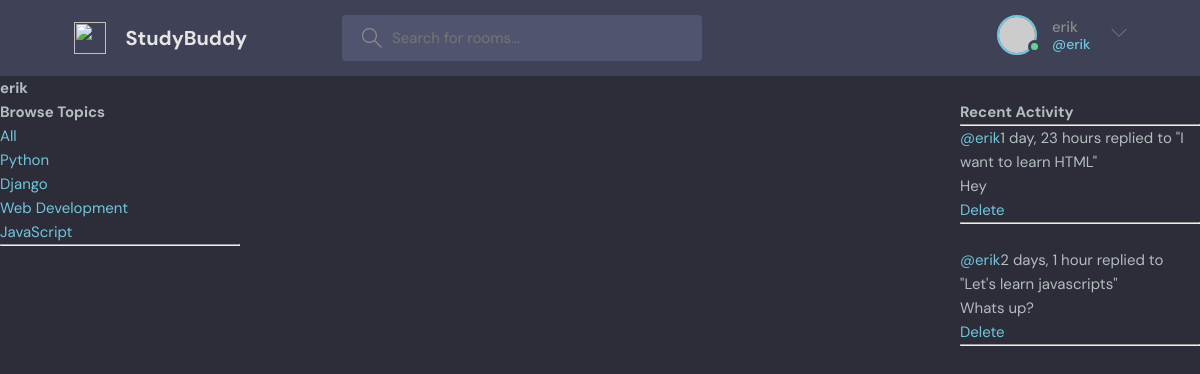
Page /profile/3/ (signed in) on the committed database.
### base/models.py (models this page shows, shortened)
class Topic(models.Model):
    name = models.CharField(max_length=200)

class Message(models.Model):
    user = models.ForeignKey(User, on_delete=models.CASCADE)
    room = models.ForeignKey(Room, on_delete=models.CASCADE)
    body = models.TextField()
    updated = models.DateTimeField(auto_now = True)
    created = models.DateTimeField(auto_now_add = True)
    class Meta:
        ordering = ['-updated', '-created']
    def __str__(self):
        return self.body[0:50]

class Room(models.Model):
    host = models.ForeignKey(User, on_delete=models.SET_NULL, null=True)
    topic = models.ForeignKey(Topic, on_delete=models.SET_NULL, null=True)
    name = models.CharField(max_length = 200)
    description = models.TextField(null = True, blank = True)
    participants = models.ManyToManyField(User, related_name='participants', blank=True)
    updated = models.DateTimeField(auto_now = True)
    created = models.DateTimeField(auto_now_add = True)
    def __str__(self):
        return self.name
    class Meta:
        ordering = ['-updated', '-created']

### base/views.py (the view)
# urls.py: path('profile/<str:pk>/', views.userProfile, name = 'user-profile'),
def userProfile(request, pk):
    user = User.objects.get(id=pk)
    rooms = user.room_set.all()
    room_messages = user.message_set.all()
    topics = Topic.objects.all()
    context = {'user' : user, 'rooms' : rooms, 'room_messages' : room_messages, 'topics' : topics}
    return render(request, 'base/profile.html', context)

### base/templates/base/profile.html (shortened to what this page needs)
{% extends 'main.html' %}
{% block content %}
<h1>{{user.username}}</h1>
<div class="profile-container">
  <div>{% include 'base/topics_component.html' %}</div>
  <div>{% include 'base/feed_component.html' %}</div>
  <div>{% include 'base/activity_component.html' %}</div>
</div>
{% endblock content %}

### templates/navbar.html (shortened to what this page needs)
<header class="header header--loggedIn">
  <div class="container">
    <a href="{% url 'home' %}" class="header__logo">
      <img src="assets/logo.svg" />
      <h1>StudyBuddy</h1>
    </a>
    <form class="header__search" method="GET" action="{% url 'home' %}">
      <label>
        <input name="q" placeholder="Search for rooms..." />
      </label>
    </form>
    <nav class="header__menu">
      {% if request.user.is_authenticated %}
      <div class="header__user">
        <a href="profile.html">
          <div class="avatar avatar--medium active">
            <img src="https://randomuser.me/api/portraits/men/37.jpg" />
          </div>
          <p>
            {{request.user.username}} <span>@{{request.user.username}}</span>
          </p>
        </a>
        <button class="dropdown-button">
          <svg
            version="1.1"
            xmlns="http://www.w3.org/2000/svg"
            width="32"
            height="32"
            viewBox="0 0 32 32"
          >
            <title>chevron-down</title>
            <path d="M16 21l-13-13h-3l16 16 16-16h-3l-13 13z"></path>
          </svg>
        </button>
      </div>
      {% else %}
      <a href="{% url 'login' %}">
        <img src="./assets/avatar.svg" />
        <p>Login</p>
      </a>
      {% endif %}
    </nav>
  </div>
</header>

### base/templates/base/topics_component.html
<h3>Browse Topics</h3>
<div>
  <a href="{% url 'home' %}">All</a>
</div>
{% for topic in topics %}
<div>
  <a href="{% url 'home' %}?q={{topic.name}}">{{topic.name}}</a>
</div>
{% endfor %}
<hr />

### base/templates/base/activity_component.html
<h3>Recent Activity</h3>
<hr />
{% for message in room_messages %}
<div>
  <small
    ><a href="{% url 'user-profile' message.user.id %}">@{{message.user}} </a
    >{{message.created | timesince}}</small
  >
  <small>replied to "{{message.room}}"</small>
  <p>{{message}}</p>
  {% if request.user == message.user %}
  <a href="{% url 'delete-message' message.id %}">Delete</a>
  <hr />
  {% endif%}
  <br />
</div>
{% endfor %}

### static/styles/style.css (style rules this page uses)
:root { --color-main: #71c6dd; --color-main-light: #e1f6fb; --color-dark: #3f4156; --color-dark-medium: #51546e; --color-dark-light: #696d97; --color-light: #e5e5e5; --color-gray: #8b8b8b; --color-light-gray: #b2bdbd; --color-bg: #2d2d39; --color-success: #5dd693; --color-error: #fc4b0b; }
* { font-family: "DM Sans", -apple-system, BlinkMacSystemFont, "Segoe UI", Roboto, Oxygen, Ubuntu, Cantarell, "Open Sans", "Helvetica Neue", sans-serif; margin: 0; padding: 0; box-sizing: border-box; text-rendering: optimizeLegibility; font-size: inherit; }
html { font-size: 56.25%; }
@media only screen and (min-width: 1200px) { html { font-size: 62.5%; } }
body { line-height: 1.6; font-weight: 400; font-size: 1.5rem; color: var(--color-light-gray); background-color: var(--color-bg); min-height: 100vh; }
img { width: 100%; }
a { display: inline-block; color: var(--color-main); text-decoration: none; }
.container { max-width: 120rem; width: 90%; margin: auto; }
.avatar { position: relative; display: inline-block; border-radius: 50%; border: 2px solid var(--color-main); }
.avatar img { display: block; border-radius: 50%; object-fit: cover; object-position: center; }
.avatar::after { content: ""; display: block; position: absolute; background-color: var(--color-gray); z-index: 111; border-radius: 50%; border: 0.3rem solid var(--color-dark); }
.avatar.active::after { background-color: var(--color-success); }
.avatar.avatar--medium img { width: 3.6rem; height: 3.6rem; border-radius: 50%; }
.avatar.avatar--medium:after { width: 0.7rem; height: 0.7rem; bottom: 0px; right: -6px; }
.header { padding: 1.5rem; background-color: var(--color-dark); }
.header > .container { display: flex; gap: 9.5rem; }
.header__logo, .header__user { display: flex; gap: 2rem; align-items: center; }
.header__logo > img { height: 3.2rem; width: 3.2rem; }
.header__logo > h1 { font-weight: 700; font-size: 2rem; color: var(--color-light); }
.header__search > label { background-color: var(--color-dark-medium); padding: 1.3rem 1rem; display: flex; align-items: center; gap: 1rem; border-radius: 4px; }
.header__search svg { fill: var(--color-gray); width: 2rem; height: 2rem; margin-left: 1rem; }
.header__search input { width: 30rem; background: transparent; border: none; outline: none; color: var(--color-light); }
.header__menu { margin-left: auto; position: relative; }
.header__menu a { display: flex; gap: 1.5rem; align-items: center; font-weight: 500; text-decoration: none; color: var(--color-gray); }
.header__menu img { height: 3.6rem; }
.header__menu p { line-height: 1.2; }
.header__menu span { color: var(--color-main); font-weight: 500; font-size: 1.4rem; display: block; }
.header__menu svg { width: 1.6rem; height: 1.6rem; fill: var(--color-dark-light); }
.dropdown-button { background: transparent; border: 0; outline: 0; cursor: pointer; }

### base/templates/base/profile.html (style rules this page uses)
.profile-container { display: grid; grid-template-columns: 1fr 3fr 1fr; }

### rows in the picture
Topic: name "Python"
Topic: name "Django"
Topic: name "Web Development"
Topic: name "JavaScript"
Message: user "erik", created "1 day, 23 hours", room "I want to learn HTML", body "Hey", shows "Delete"
Message: user "erik", created "2 days, 1 hour", room "Let's learn javascripts", body "Whats up?", shows "Delete"

### other values in the picture
{{ request.user.username }} "erik"
{{ user.username }} "erik"
